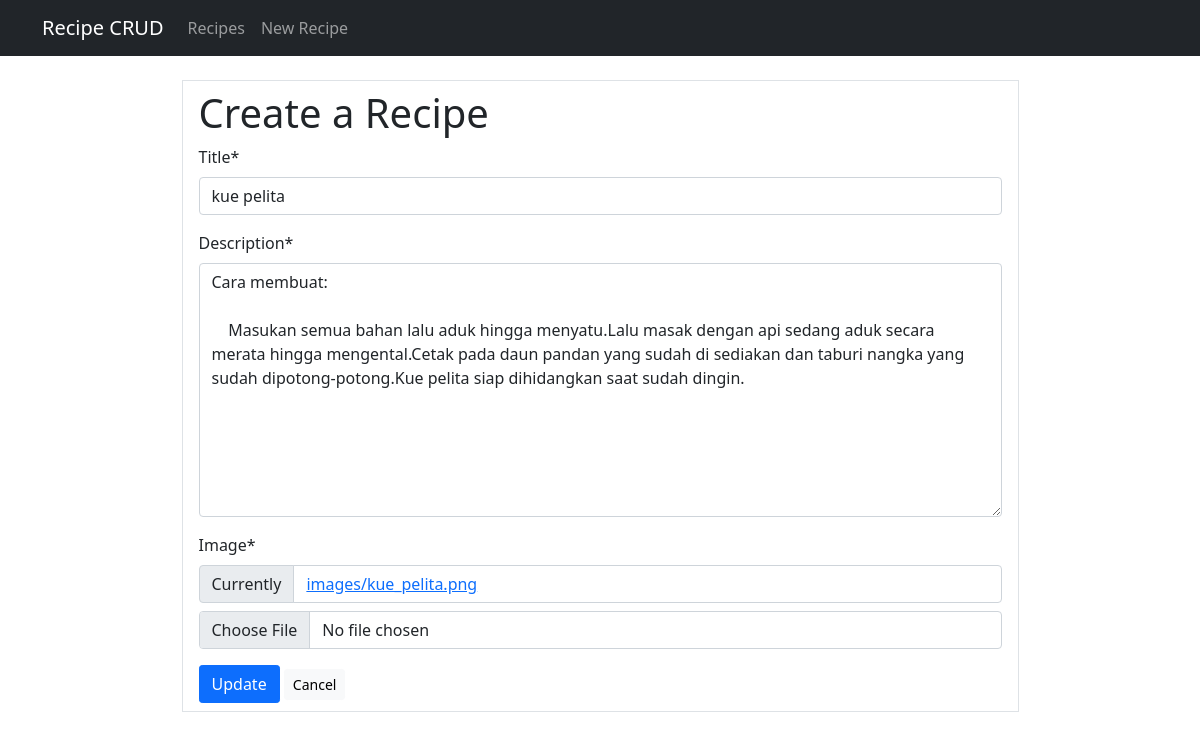
Screenshot of /recipe-update/1 with the database file from the repository.
### recipe_app/models.py (models this page shows, shortened)
class Recipe(models.Model):
    title = models.CharField(max_length=200)
    description = models.TextField()
    image = models.ImageField(upload_to='images/')
    created_at = models.DateTimeField(auto_now_add=True)

### recipe_app/views.py (the view)
# urls.py: path('recipe-update/<int:pk>', views.RecipeUpdate.as_view(), name='recipe_update'),
class RecipeUpdate(UpdateView):
    model = Recipe
    template_name = 'recipe_update.html'
    fields = ['title', 'description', 'image']
    success_url = reverse_lazy('recipe_list')

### recipe_app/templates/recipe_update.html (shortened to what this page needs)
{% extends 'base.html' %}
{% load crispy_forms_tags %}
{% block content %}
<div class="d-flex justify-content-center ">
<form action="{% url 'recipe_update' recipe.id %}" method="POST" class="w-75 border border-1 py-2 px-3" enctype="multipart/form-data">
    <h1>Create a Recipe</h1>
    {{ form|crispy }}
    <button type="submit" class="btn btn-primary rounded-1">Update</button>
    <a href="{% url 'recipe_list' %}" class="btn btn-light btn-sm rounded-1">Cancel</a>
</form>
</div>
{% endblock %}

### rows the page displays
Recipe: title "kue pelita", description "Cara membuat: Masukan semua bahan lalu aduk hingga menyatu.Lalu masak dengan api sedang aduk secara merata hingga mengental.Cetak pada daun pandan yang sudah di sediakan dan taburi nangka yang sudah dipotong-potong.Kue pelita siap dihidangkan saat sudah dingin."
